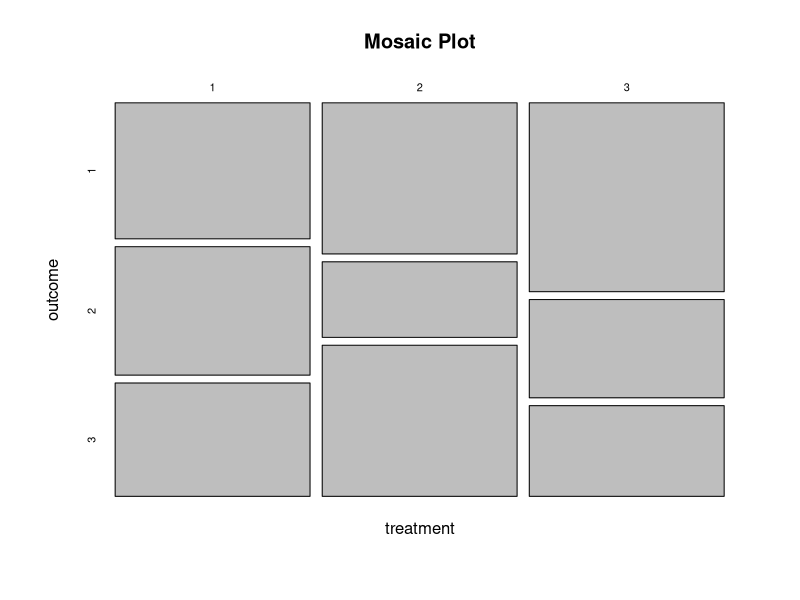
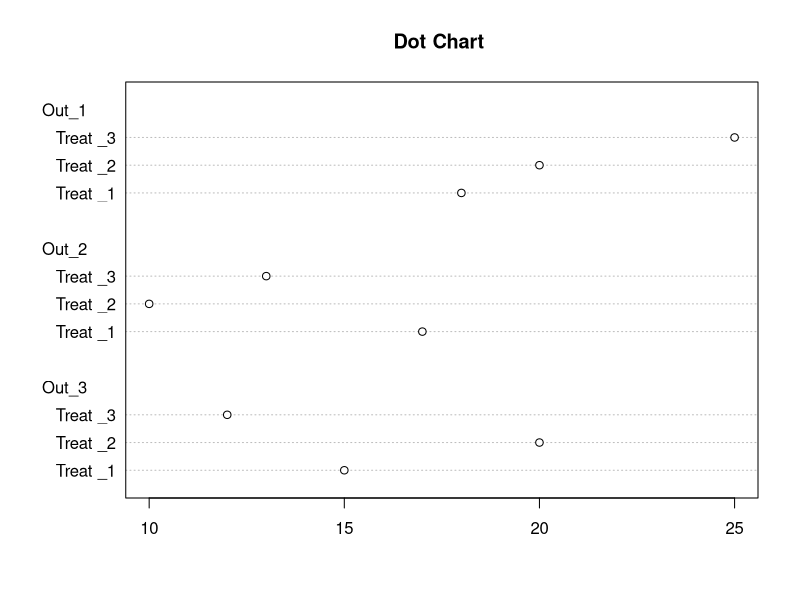
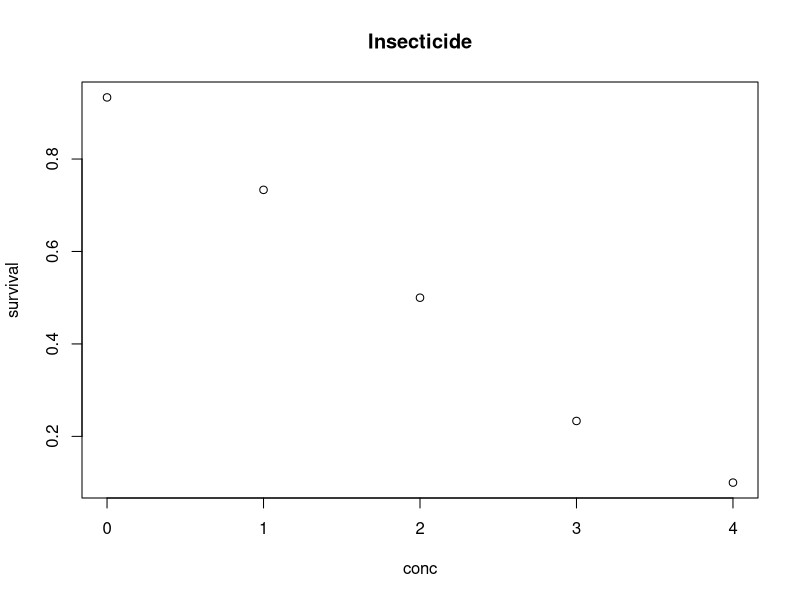

Write R code to recreate these figures, in order.
# -----------------------------------------------------------------------------
# Program: Script1.R  
# Author: Baburao Kamble
# Date: 10/27/2014
# Purpose: Advanced Regression (GLM) in R 
# -----------------------------------------------------------------------------


# Randomized Controlled Trial experiment 
counts <- c (18 ,17 ,15 ,20 ,10 ,20 ,25 ,13 ,12)
outcome <- gl (3 ,1 ,9)
treatment <- gl (3 ,3)


print (data.frame ( treatment,outcome, counts ) )


contin.table <-xtabs ( counts ~ treatment + outcome )
mosaicplot ( contin.table , main =" Mosaic Plot ")
dimnames ( contin.table )$ outcome <-c("Out_1","Out_2","Out_3")
dimnames ( contin.table )$ treatment <-c(" Treat _1"," Treat _2"," Treat _3")
dotchart ( contin.table , main ="Dot Chart ")

#Poisson Regression

#Fitting a GLM 
Myglm <- glm(counts ~ outcome + treatment,family = poisson () )
anova(Myglm)
summary(Myglm)
#Analysis of Deviance for Generalized Linear Model Fits
anova(Myglm, test="Chisq")


#Logistic regression 
Insecticidedata<-read.table(file = "Insecticide.txt", header=TRUE, sep = "")
head(Insecticidedata)

attach(Insecticidedata)

survival <-(alive/( alive + dead ) )
MyData <-data.frame ( Insecticidedata , survival )
plot ( survival ~conc , main =" Insecticide ")

MyLogistic <-glm ( cbind ( dead , alive )~conc , family = binomial (link = logit ) , data = MyData )
summary ( MyLogistic)


# Probit 

MyProbit <-glm ( cbind ( dead , alive )~conc , family = binomial (link = probit ) ,data = MyData )
summary(MyProbit)

modcloglog <-glm ( cbind ( dead , alive )~conc , family = binomial ( link = cloglog ) ,data = MyData )
summary(modcloglog)



#Combine Fitted Values by Rows or Columns

MyFitted<-cbind ( fitted ( MyLogistic ) ,fitted ( MyProbit ) ,fitted ( modcloglog ) )

MyLogistic2 <- predict(MyLogistic, type="response")







#Logistic Regression: Categorical Predictors
Categoricaldata<-read.table(file = "Categorical.txt", header=TRUE, sep = "")

dimnames(Categoricaldata)

Myglm = glm(cbind(Admit,Reject) ~ gender * dept, family=binomial(logit), data=Categoricaldata)
options(show.signif.stars=F)         # turn off significance stars (optional)
anova(Myglm, test="Chisq")

#This is a saturated model, meaning we have used up all our degrees of freedom, and there is no residual deviance 
#left over at the end. Saturated models always fit the data perfectly. 

summary(Myglm)
#we are predicting log odds, so to make sense of these coefficients, they need to be "antilogged"
exp(-1.0521)        
#This shows that men were actually at a significant disadvantage when department and the interaction are controlled.